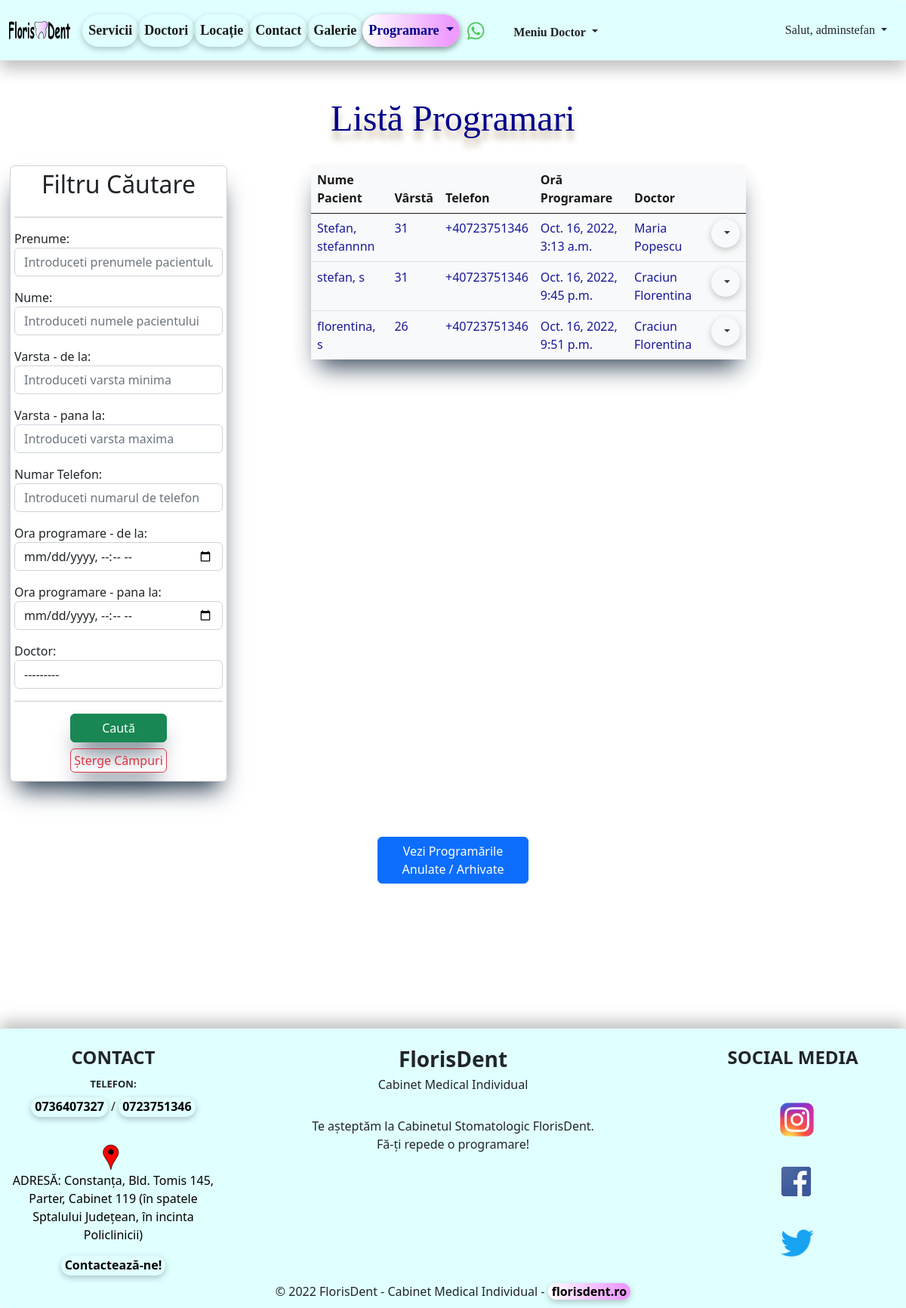
The page /list_of_programari/ (signed in) on the database its author committed.
### programari/models.py (models this page shows, shortened)
class Programari(models.Model):
    prenume = models.CharField(max_length=30)
    nume = models.CharField(max_length=30)
    varsta = models.IntegerField()
    numar_telefon = models.CharField(blank=True, max_length=20)
    email = models.EmailField(blank=True, max_length=50)
    ora_programare = models.DateTimeField()
    doctor = models.ForeignKey(Doctor, on_delete=models.CASCADE, null=True)
    active = models.BooleanField(default=True)
    created_at = models.DateTimeField(auto_now_add=True)
    updated_at = models.DateTimeField(auto_now=True)

### doctori/models.py (models this page shows)
class Doctor(models.Model):
    nume_doctor = models.CharField(max_length=40)
    specializare = models.CharField(max_length=50)
    experienta = models.IntegerField()
    email = models.EmailField(blank=True, max_length=50)
    descriere = models.TextField(blank=True, max_length=300)
    varsta = models.IntegerField()
    image = models.ImageField(upload_to='images/doctori/', null=True, blank=True)
    active = models.BooleanField(default=True)
    created_at = models.DateTimeField(default=datetime.now)
    updated_at = models.DateTimeField(auto_now=True)
    def __str__(self):
        return f'{self.nume_doctor}'

### programari/views.py (the view)
# urls.py: path('list_of_programari/', views.ProgramareListView.as_view(), name='list-of-programari'),
class ProgramareListView(LoginRequiredMixin, ListView):
    template_name = 'programari/list_of_programari.html'
    model = Programari
    context_object_name = 'all_programari'
    def get_context_data(self, **kwargs):
        data = super(ProgramareListView, self).get_context_data(**kwargs)
        all_programari = Programari.objects.all()
        for programare in all_programari:
            if programare.ora_programare < timezone.make_aware(datetime.datetime.now(),
                                                               timezone.get_default_timezone()):
                programare.active = False
                programare.save()
        data['programari'] = all_programari
        my_filter_ = ProgramariFilters(self.request.GET, queryset=all_programari.order_by('ora_programare'))
        data['all_programari'] = my_filter_.qs
        data['my_filter'] = my_filter_
        return data

### templates/programari/list_of_programari.html (shortened to what this page needs)
{% extends 'base.html' %}
{% block content %}
    <h2 class="my_header text-center">Listă Programari</h2>
    <br>
    <div class="container-fluid">
        <div class="row">
            <div class="col-md-4">
                <div class="card"
                     style="width: 18rem; box-shadow: rgb(38, 57, 77) 0px 20px 30px -10px; padding: 5px; margin: 1px; background-color: transparent">
                    <h2 class="my-h text-center">Filtru Căutare</h2>
                    <hr>
                    <form class="my-h" method="get">
                        {{ my_filter.form.as_p }}
                        <hr>
                        <button type="submit" class="btn btn-success mx-auto"
                                style="display:grid; justify-content:center; width: 8rem; box-shadow: rgb(38, 57, 77) 0px 20px 30px -10px;  margin: 3%;">
                            Caută
                        </button>
                        <a href="{% url 'list-of-programari' %}" class="btn btn-outline-danger mx-auto"
                             style="display:flex; justify-content:center; width: 8rem; box-shadow: rgb(38, 57, 77) 0px 20px 30px -10px; padding:3px; margin: 2%;">
                            Șterge Câmpuri</a>
                    </form>
                </div>
            </div>
            <div class="col-md-6">
                <table class="table table-light table-hover" style="border-style: hidden; box-shadow: rgb(38, 57, 77) 0px 20px 30px -10px;">
                    <thead>
                    <tr style="color: black; border-bottom-color: black">
                        <th>Nume Pacient</th>
                        <th>Vârstă</th>
                        <th>Telefon</th>
                        <th>Oră Programare</th>
                        <th>Doctor</th>
                        <th></th>
                    </tr>
                    </thead>
                    <tbody>
                    {% for programari in all_programari %}
                        <tr>
                            {% if programari.active is True %}
                                <td>{{ programari.prenume }}, {{ programari.nume }}</td>
                                <td>{{ programari.varsta }}</td>
                                <td>{{ programari.numar_telefon }}</td>
                                <td>{{ programari.ora_programare }}</td>
                                <td>{{ programari.doctor }}</td>
                                <td>
                                    <li class="nav-item dropdown" style="list-style-type: none">
                                        <button class="btn dropdown-toggle" id="navbarDropdown"
                                                role="button"
                                                data-bs-toggle="dropdown" aria-expanded="false">
                                        </button>
                                    </li>
                                </td>
                            {% endif %}
                        </tr>
                    {% endfor %}
                    </tbody>
                </table>
            </div>
        </div>
    </div>
    <br><br><br>
    <div class="d-grid gap-2 col-2 mx-auto">
        <a href="{% url 'list-of-programari-anulate' %}" class="btn btn-primary" type="button">Vezi Programările Anulate / Arhivate</a>
    </div>
{% endblock %}

### templates/navbar.html (shortened to what this page needs)
{% load static %}
<nav class="navbar navbar-expand-sm sticky-top" style="background-color: #e0ffff; height: 80px">
    <div class="container-fluid">
        <a id="navbar-brand" class="navbar-brand" href="{% url 'home' %}" title="Prima Pagina FlorisDent">
            <img src="{% static 'images/florisdent_logo.svg' %}"
                 style="height: 1.6rem;">
        </a>
        <br>
        <div class="collapse navbar-collapse" id="navbarSupportedContent">
            <ul class="navbar-nav me-auto mb-2 mb-lg-0">
                <li class="nav-item">
                    <a class="nav-link active" aria-current="page" href="{% url 'list-preturi' %}"
                       title="Vezi serviciile noastre!">Servicii</a>
                </li>
                <li class="nav-item">
                    <a class="nav-link active" aria-current="page" href="{% url 'list-of-doctori' %}"
                       title="Vezi doctorii nostri!">Doctori</a>
                </li>
                <li class="nav-item d-flex">
                    <a class="nav-link active" aria-current="page" href="{% url 'locatie' %}"
                       title="Vezi unde ne gasesti in Constanta">Locație
                    </a>
                </li>
                <li class="nav-item d-flex">
                    <a class="nav-link active" aria-current="page" href="{% url 'create-mesaj' %}"
                       title="Contacteaza-ne!">Contact
                    </a>
                </li>
                <li class="nav-item d-flex">
                    <a class="nav-link active" aria-current="page" href="{% url 'galerie' %}"
                       title="Vezi Galeria FlorisDent!">Galerie
                    </a>
                </li>
                <li class="nav-item dropdown">
                    <a class="nav-link dropdown-toggle" href="#" role="button" data-bs-toggle="dropdown"
                       aria-expanded="false" title="Fă o programare!" style="color: darkblue; box-shadow: rgba(0, 0, 0, 0.24) 0px 3px 8px;
                        border-radius: 25px; background: rgb(252,252,252); background: linear-gradient(90deg, rgba(255,255,255,1) 0%, rgba(237,155,255,1) 90%);">
                        Programare
                    </a>
                </li>
                <a class="navbar-brand"
                   href="https://api.whatsapp.com/send?phone=+40736407327&text=Buna ziua, as dori o programare, ma puteti ajuta?"
                   title="Contacteaza-ne prin WhatsApp">
                    <img src="{% static 'images/wapp.png' %}" style="height: 25px; padding-top: 1px">
                </a>
                {% if user.is_authenticated %}
                    <div class="dropdown">
                    <button class="btn b_doctor dropdown-toggle" type="button" data-bs-toggle="dropdown"
                            aria-expanded="false" title="Vezi Meniul Doctorului">
                        Meniu Doctor
                    </button>
                {% endif %}
                </div>
            </ul>
            {% if user.is_authenticated %}
                <div class="dropdown">
                    <button class="btn b_user dropdown-toggle" type="button" data-bs-toggle="dropdown"
                            aria-expanded="false">
                        Salut, {{ user }}
                    </button>
                </div>
            {% endif %}
        </div>
    </div>
</nav>

### css/main.css (style rules this page uses)
.my_header { color: #00008b; font-size: xxx-large; font-family: Inder, Verdana, Paytone One; text-shadow: 0 11px 8px #c4b59d; }
.nav-link { font-size: large; }

### templates/navbar.html (style rules this page uses)
#navbar-brand { margin-bottom: 5px; padding-bottom: 5px; }
.navbar { border-radius: 3px; box-shadow: rgba(0, 0, 0, 0.24) 0px 12px 20px; width: 100%; float: left; margin: 0 0 0 0; padding: 0; margin-bottom: 3rem; }
.nav-item { font-weight: bold; font-size: smaller; font-family: "Microsoft Sans Serif"; margin: 0; box-shadow: rgba(0, 0, 0, 0.24) 0px 3px 8px; color: black; border-radius: 23px; }
.b_user { border-radius: 25px; font-family: "Microsoft Sans Serif"; }
.b_doctor { border-radius: 25px; font-family: "Microsoft Sans Serif"; font-size: medium; margin-top: 5px; margin-left: 0; font-weight: bold; }

### templates/programari/list_of_programari.html (style rules this page uses)
.nav-item { list-style-type: none; }
.table-hover { color: darkblue; opacity: 0.9; }

### rows shown on the page
Programari: prenume "Stefan", nume "stefannnn", varsta "31", numar_telefon "+40723751346", ora_programare "Oct. 16, 2022, 3:13 a.m.", doctor "Maria Popescu"
Programari: prenume "stefan", nume "s", varsta "31", numar_telefon "+40723751346", ora_programare "Oct. 16, 2022, 9:45 p.m.", doctor "Craciun Florentina"
Programari: prenume "florentina", nume "s", varsta "26", numar_telefon "+40723751346", ora_programare "Oct. 16, 2022, 9:51 p.m.", doctor "Craciun Florentina"

### other values the page prints
{{ user }} "adminstefan"
